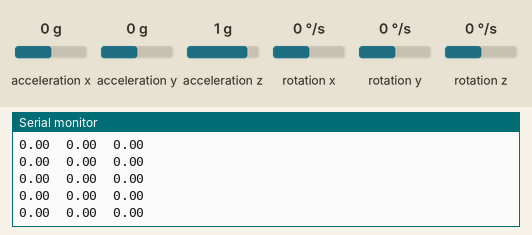
Recording of a sketch running on a simulated Arduino Uno, built with avr-gcc and run on an emulated ATmega328P. On the bench: the last lines printed to the serial monitor. Inputs (shaded band) come from the test bench; at power-on: rotation x 0 °/s, rotation y 0 °/s, rotation z 0 °/s, acceleration x 0 g, acceleration y 0 g, acceleration z 1 g.

Above: at 1.2 s.
1.3 s: rotation x set to -192 °/s
At 1.48 s:
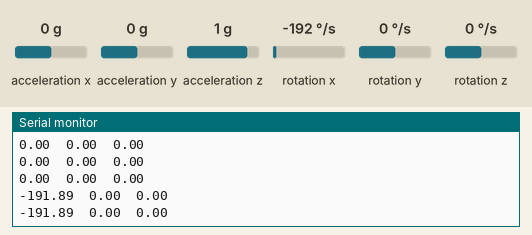
2.8 s: rotation y set to -192 °/s
At 2.85 s:
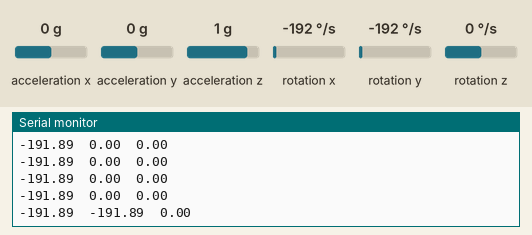
4.3 s: rotation z set to -192 °/s
At 4.32 s:
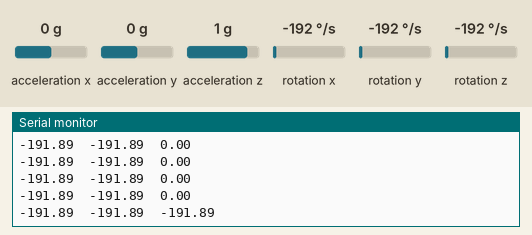

Measured:
- after the input at 1.3 s, the serial monitor: prints a new line after 0.07 s (image 1)
- after the input at 2.8 s, the serial monitor: prints a new line at once (image 2)
- after the input at 4.3 s, the serial monitor: prints a new line at once (image 3)

The sketch:

escalado.ino
```cpp
// Librerias I2C para controlar el mpu6050
// la libreria MPU6050.h necesita I2Cdev.h, I2Cdev.h necesita Wire.h
#include "I2Cdev.h"
#include "MPU6050.h"
#include "Wire.h"

// La dirección del MPU6050 puede ser 0x68 o 0x69, dependiendo
// del estado de AD0. Si no se especifica, 0x68 estará implicito
MPU6050 sensor;

// Valores RAW (sin procesar) del acelerometro y giroscopio en los ejes x,y,z
int ax, ay, az;
int gx, gy, gz;

void setup() {
  Serial.begin(57600);    //Iniciando puerto serial
  Wire.begin();           //Iniciando I2C
  sensor.initialize();    //Iniciando el sensor

  if (sensor.testConnection()) Serial.println("Sensor iniciado correctamente");
  else Serial.println("Error al iniciar el sensor");
}

void loop() {
  // Leer las aceleraciones y velocidades angulares
  sensor.getAcceleration(&ax, &ay, &az);
  sensor.getRotation(&gx, &gy, &gz);
  float ax_m_s2 = ax * (9.81/16384.0);
  float ay_m_s2 = ay * (9.81/16384.0);
  float az_m_s2 = az * (9.81/16384.0);
  float gx_deg_s = gx * (250.0/32768.0);
  float gy_deg_s = gy * (250.0/32768.0);
  float gz_deg_s = gz * (250.0/32768.0);
  //Mostrar las lecturas separadas por un [tab]
//  Serial.print("g[x y z]");
//  Serial.print("a[x y z](m/s2) g[x y z](deg/s):\t");
//  Serial.print(ax_m_s2); Serial.print("\t");
//  Serial.print(ay_m_s2);Serial.print("\t");
// Serial.print(az_m_s2); Serial.print("\t");
  Serial.print(gx_deg_s);  Serial.print("\t");
  Serial.print(gy_deg_s);  Serial.print("\t");
  Serial.print(gz_deg_s);
 Serial.print("\t");
Serial.println();
  delay(100);
}
```
